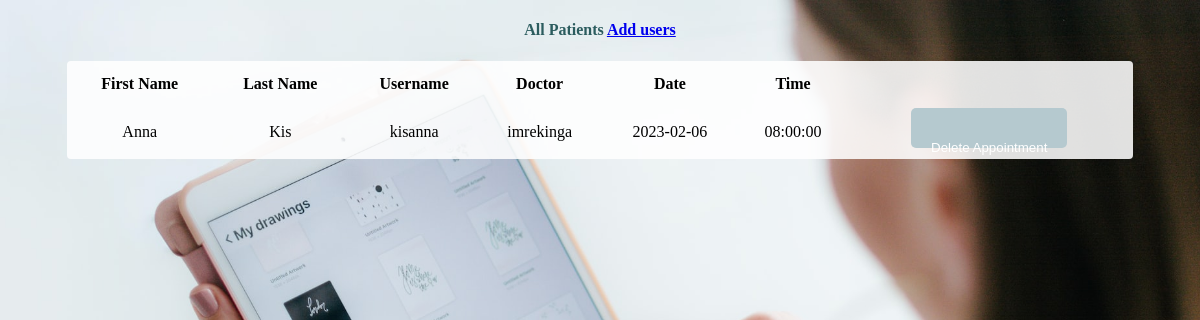
Screenshot of /appointments.php with the database file from the repository.
### tables this page shows
CREATE TABLE appointments(
    `appointment_id` int(10) NOT NULL AUTO_INCREMENT,
    `user_id` int(10),
    `doctor_id` int(10),
    `date` date NOT NULL,
    `time` time NOT NULL,
    `taken` boolean NOT NULL,
    PRIMARY KEY (`appointment_id`),
    FOREIGN KEY (`user_id`) REFERENCES users(user_id),
    FOREIGN KEY (`doctor_id`) REFERENCES doctors(doctor_id)
);

CREATE TABLE users(
    `user_id` int(10) NOT NULL AUTO_INCREMENT,
    `first_name` varchar(100) NOT NULL,
    `last_name` varchar(100) NOT NULL,
    `username` varchar(100) NOT NULL,
    `email` varchar(100) NOT NULL,
    `password` varchar(100) NOT NULL,
    PRIMARY KEY (`user_id`)
);

CREATE TABLE doctors(
    `doctor_id` int(10) NOT NULL AUTO_INCREMENT,
    `d_first_name` varchar(100) NOT NULL,
    `d_last_name` varchar(100) NOT NULL,
    `d_username` varchar(100) NOT NULL,
    `d_email` varchar(100) NOT NULL,
    `d_password` varchar(100) NOT NULL,
    `specialization` varchar(100) NOT NULL,
    PRIMARY KEY (`doctor_id`)
);

### appointments.php (the view, shortened to what this page needs)
<?php
require './database/dbcon.php';
?>
<!doctype html>
<html lang="en">
<head>
    <link rel="stylesheet" href="./assets/styles/general.css">
</head>
<body>
    <div class="">
        <div class="">
            <div class="">
                <div class="">
                    <div class="">
                        <h4>All Patients
                            <a href="user-create.php" class="">Add users</a>
                        </h4>
                    </div>
                    <div class="">
                        <table class="data">
                            <thead>
                                <tr>
                                    <th>First Name</th>
                                    <th>Last Name</th>
                                    <th>Username</th>
                                    <th>Doctor</th>
                                    <th>Date</th>
                                    <th>Time</th>
                                    <th></th>
                                </tr>
                            </thead>
                            <tbody>
                                <?php
                                $query = "SELECT * FROM appointments INNER JOIN users ON appointments.user_id = users.user_id INNER JOIN doctors ON appointments.doctor_id = doctors.doctor_id";
                                $query_run = mysqli_query($con, $query);
                                if (mysqli_num_rows($query_run) > 0) {
                                    foreach ($query_run as $user) {
                                        ?>
                                        <?php if ($user['taken'] == true): ?>
                                            <tr>
                                                <td>
                                                    <?= $user['first_name']; ?>
                                                </td>
                                                <td>
                                                    <?= $user['last_name']; ?>
                                                </td>
                                                <td>
                                                    <?= $user['username']; ?>
                                                </td>
                                                <td>
                                                    <?= $user['d_username']; ?>
                                                </td>
                                                <td>
                                                    <?= $user['date']; ?>
                                                </td>
                                                <td>
                                                    <?= $user['time']; ?>
                                                </td>
                                                <td>
                                                    <form action="" method="POST" class="">
                                                        <button type="submit" name="delete_booking" value="<?= $user['user_id']; ?>"
                                                            class="btn btn-danger btn-sm">Delete Appointment</button>
                                                    </form>
                                                </td>
                                            </tr>
                                        <?php endif; ?>
                                        <?php
                                    }
                                } else {
                                    echo "<h5> No Record Found </h5>";
                                }
                                ?>
                            </tbody>
                        </table>
                    </div>
                </div>
            </div>
        </div>
    </div>
</body>
</html>

### assets/styles/general.css (style rules this page uses)
:root { --primary: rgb(81, 146, 148); --secondary: rgb(255, 255, 255); --title: rgb(43, 92, 94); }
body { height: 100vh; background-image: url('../img/header1.jpg'); background-size: cover; background-repeat: no-repeat; }
table { background-color: rgba(255, 255, 255, 0.87); width: 90%; margin: 0 auto; border-radius: 4px; box-shadow: 0, 20px, 20px, 0; box-shadow: 20px; text-align: center; }
th { height: 40px; }
td { height: 30px; }
.btn { height: 40px; width: max-content; padding: 20px 20px; border: none; border-radius: 5px; cursor: pointer; color: var(--secondary); text-decoration: none; background-color: rgb(181, 201, 207); line-height: 40px; }
h1, h2, h3, h4, h5, h6 { text-align: center; color: var(--title); }

### rows the page displays
appointments: user.first_name "Anna", user.last_name "Kis", user.username "kisanna", doctor.d_username "imrekinga", date "2023-02-06", time "08:00:00"
